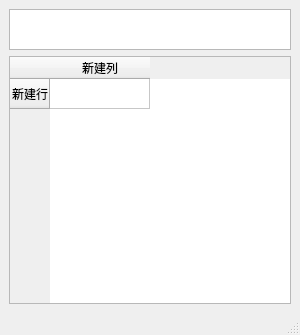
<?xml version="1.0" encoding="UTF-8"?>
<ui version="4.0">
 <class>MainWindow</class>
 <widget class="QMainWindow" name="MainWindow">
  <property name="geometry">
   <rect>
    <x>0</x>
    <y>0</y>
    <width>300</width>
    <height>335</height>
   </rect>
  </property>
  <property name="windowTitle">
   <string>MainWindow</string>
  </property>
  <widget class="QWidget" name="centralwidget">
   <layout class="QGridLayout" name="gridLayout">
    <item row="0" column="0">
     <layout class="QVBoxLayout" name="verticalLayout">
      <item>
       <widget class="QPlainTextEdit" name="plainTextEdit">
        <property name="maximumSize">
         <size>
          <width>16777215</width>
          <height>41</height>
         </size>
        </property>
       </widget>
      </item>
      <item>
       <widget class="QTableWidget" name="tableWidget">
        <row>
         <property name="text">
          <string>新建行</string>
         </property>
        </row>
        <column>
         <property name="text">
          <string>新建列</string>
         </property>
        </column>
        <item row="0" column="0">
         <property name="text">
          <string/>
         </property>
        </item>
       </widget>
      </item>
     </layout>
    </item>
   </layout>
  </widget>
  <widget class="QMenuBar" name="menubar">
   <property name="geometry">
    <rect>
     <x>0</x>
     <y>0</y>
     <width>300</width>
     <height>22</height>
    </rect>
   </property>
  </widget>
  <widget class="QStatusBar" name="statusbar"/>
 </widget>
 <resources/>
 <connections/>
</ui>
